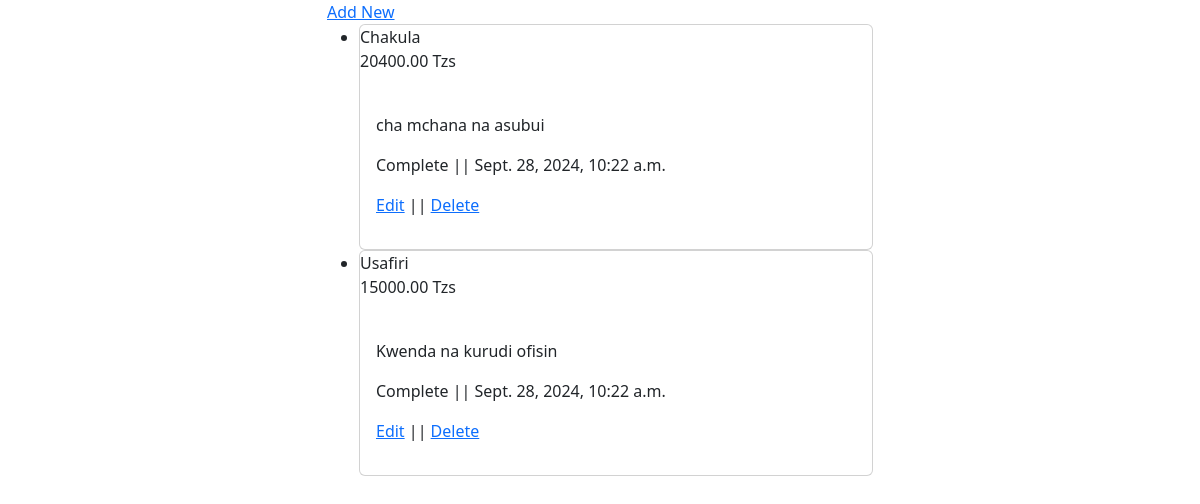
Page /matumizi/list/ on the committed database.
### matumizi/models.py (models this page shows, shortened)
class Matumizi(models.Model):
	created_at = models.DateTimeField(auto_now_add=True)
	title = models.CharField(max_length=200)
	price = models.DecimalField(max_digits=10, decimal_places=2, default=0)
	description = models.CharField(max_length=200)
	status = models.CharField(max_length=200)

### matumizi/views.py (the view)
# urls.py: path('list/', views.list, name="list"),
def list(request):
	list = Matumizi.objects.order_by('-created_at')[:5]
	context = {'list':list}
	return render(request, 'matumizi.html', context)

### userAuth/templates/matumizi.html (shortened to what this page needs)
<!doctype html>
<html lang="en">
<head>
    <link href="https://cdn.jsdelivr.net/npm/bootstrap@5.2.3/dist/css/bootstrap.min.css" rel="stylesheet">
</head>
<body>
<div class="container">
    <div class="row justify-content-center">
        <div class="col-md col-md-6">
            <a href="{% url 'addMatumizi' %}"> Add New </a>
            {% if list %}
                <ul>
                    {% for listing in list %}
                        <li>
                            <div class="card">
                                <div class="card-title">
                                    {{ listing.title }}
                                    <p>{{ listing.price }} Tzs</p>
                                </div>
                                <div class="card-body">
                                    <p>{{ listing.description }}</p>
                                    <p>{{ listing.status }} || {{ listing.created_at }}</p>
                                    <p>
                                        <a href="{% url 'editMatumizi' listing.id %}">Edit</a> ||
                                        <a href="{% url 'deleteMatumizi' listing.id %}" onclick="return confirm('Are you sure you want to delete this item?');">Delete</a>
                                    </p>
                                </div>
                            </div>
                        </li>
                    {% endfor %}
                </ul>
            {% else %}
                <p>No Expenses recorded</p>
            {% endif %}
        </div>
    </div>
</div>
</body>
</html>

### rows in the picture
Matumizi: title "Chakula", price "20400.00", description "cha mchana na asubui", status "Complete", created_at "Sept. 28, 2024, 10:22 a.m."
Matumizi: title "Usafiri", price "15000.00", description "Kwenda na kurudi ofisin", status "Complete", created_at "Sept. 28, 2024, 10:22 a.m."
